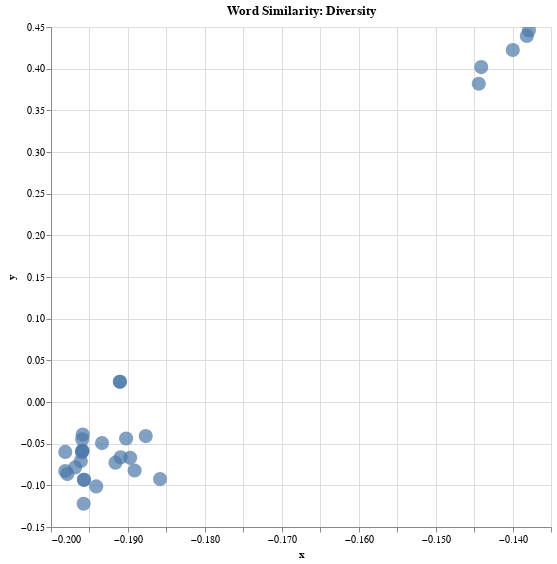

The notebook cell saved with this chart:
### Code cell
alt.Chart(df,title="Word Similarity: Diversity").mark_circle(size=200).encode(
    alt.X('x',
        scale=alt.Scale(zero=False)
    ), y="y",
    # If you click a point, take you to the URL link 
    #href="link",
    # The categories that show up in the hover tooltip
    tooltip=['abstract', 'year', 'publication', 'period']
    ).interactive().properties(
    width=500,
    height=500
)
